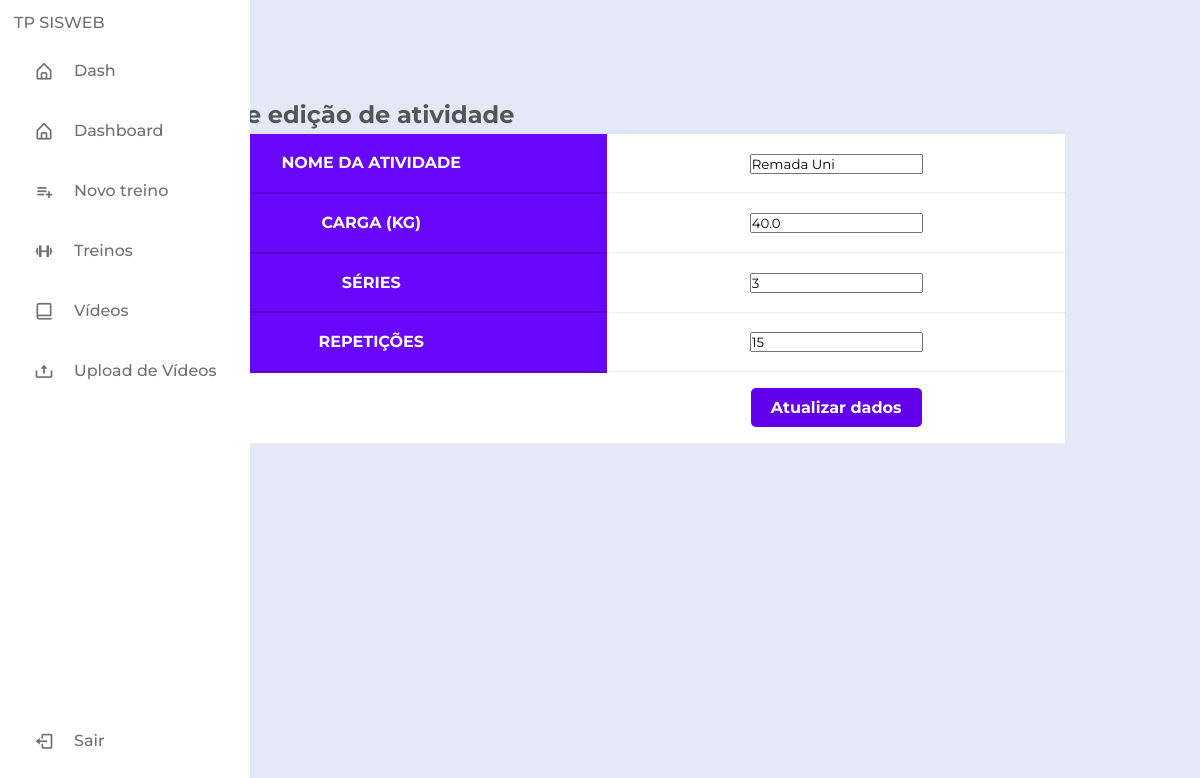
The app's page /atualizarAtividadesTreino/1 (signed in) with its own data.
### classes.py (models this page shows, shortened)
class Atividade(db.Model):
    __tablename__ = 'atividade'
    _id = db.Column(db.Integer, primary_key=True, autoincrement=True)
    nome = db.Column(db.String)
    carga = db.Column(db.Float)
    series = db.Column(db.Integer)
    repeticoes = db.Column(db.Integer)
    conta_id = mapped_column(ForeignKey("conta.id"))
    treino_id = mapped_column(ForeignKey("treino._id"))
    treino = relationship("Treino", back_populates="atividade")
    conta = relationship("Conta", back_populates="atividade")

### app.py (the view, shortened to what this page needs)
@app.route("/atualizarAtividadesTreino/<int:id>", methods=['GET','POST'])
@login_required
def atualizarAtvTreino(id):
    atividade  = Atividade.query.filter_by(_id=id).first()
    return render_template("treino/atualizarAtividadesTreino.html",atividade=atividade)

### classes.py (called while the page is built)
@login_manager.user_loader
def load_user(user):
    return Conta.query.get(int(user))

### templates/treino/atualizarAtividadesTreino.html (shortened to what this page needs)
<!DOCTYPE html>
<html lang="en">
<head>
    <link rel="stylesheet" href="https://cdnjs.cloudflare.com/ajax/libs/font-awesome/6.7.2/css/all.min.css">
    <link rel="stylesheet"  href="{{ url_for('static', filename='styleTab.css')}}">
</head>
<div>
    {% include 'sidebar.html' %}
</div>
<body>
    <form action="" method="POST">
        <section class="ftco-section">
            <div class="container">
                <div class="row">
                    <div class="col-md-12">
                        <div class="table-wrap">
                            <h1>Página de edição de atividade</h1>
                            <table class="table">
                            <thead class="thead-primary">
                              <tr>
                                <th>Nome da atividade</th>
                                <td scope="row" class="scope" ><input type="text" name="nome" value="{{atividade.nome}}"></td>
                              </tr>
                              <tr>
                                <th>Carga (Kg)</th>
                                <td scope="row" class="scope"><input type="text" name="carga" value="{{atividade.carga}}"></td>
                              </tr>
                              <tr>
                                <th>Séries</th>
                                <td scope="row" class="scope"><input type="text" name="series" value="{{atividade.series}}"></td>
                              </tr>
                              <tr>
                                <th>Repetições</th>
                                <td scope="row" class="scope"><input type="text" name="repeticoes" value="{{atividade.repeticoes}}"></td>
                              </tr>
                            </thead>
                            <tbody>
                                <tr>
                                    <td></td>
                                    <td><input type="submit" value="Atualizar dados"></a></td>
                                </tr>
                            </tbody>
                          </table>
                        </div>
                    </div>
                </div>
            </div>
        </section>
    </form>
</body>
</html>

### static/styleTab.css (style rules this page uses)
* { margin: 0; padding: 0; box-sizing: border-box; }
body { font-family: 'Roboto', sans-serif; font-size: 16px; line-height: 1.6; background-color: #f8f9fd; color: #555; }
.ftco-section { padding: 4em 0; }
.container { max-width: 960px; margin: 0 auto; padding: 0 15px; }
.table-wrap { overflow-x: auto; margin: 2em 0; }
.table { width: 100%; border-collapse: collapse; background-color: #fff; box-shadow: 0 2px 8px rgba(0, 0, 0, 0.1); }
.thead-primary th { background-color: #6807f9; color: #fff; font-weight: 700; text-transform: uppercase; padding: 1em; border-bottom: 2px solid #5a06d8; }
.table tbody tr { transition: background-color 0.3s ease; }
.table th.scope, .table td { padding: 1em; text-align: center; border-bottom: 1px solid #eee; }
input[type="submit"], input[type="file"] { background-color: #6200EA; color: white; border: none; padding: 10px 20px; font-size: 16px; font-weight: bold; cursor: pointer; border-radius: 5px; transition: background 0.3s ease-in-out; }

### static/styleSideBar.css (style rules this page uses)
* { margin: 0; padding: 0; box-sizing: border-box; font-family: 'Montserrat', sans-serif; }
:root { --body-color: #E4E9f7; --sidebar-color: #FFF; --primary-color: #695CFE; --primary-color-light: #F6F5FF; --toggle-color: #DDD; --text-color: #707070; --trans-02: all 0.2s ease; --trans-03: all 0.3s ease; --trans-04: all 0.4s ease; --trans-05: all 0.5s ease; }
body { height: 100vh; background-color: var(--body-color); }

### records on screen
Atividade: nome "Remada Uni", carga "40.0", series "3", repeticoes "15"
